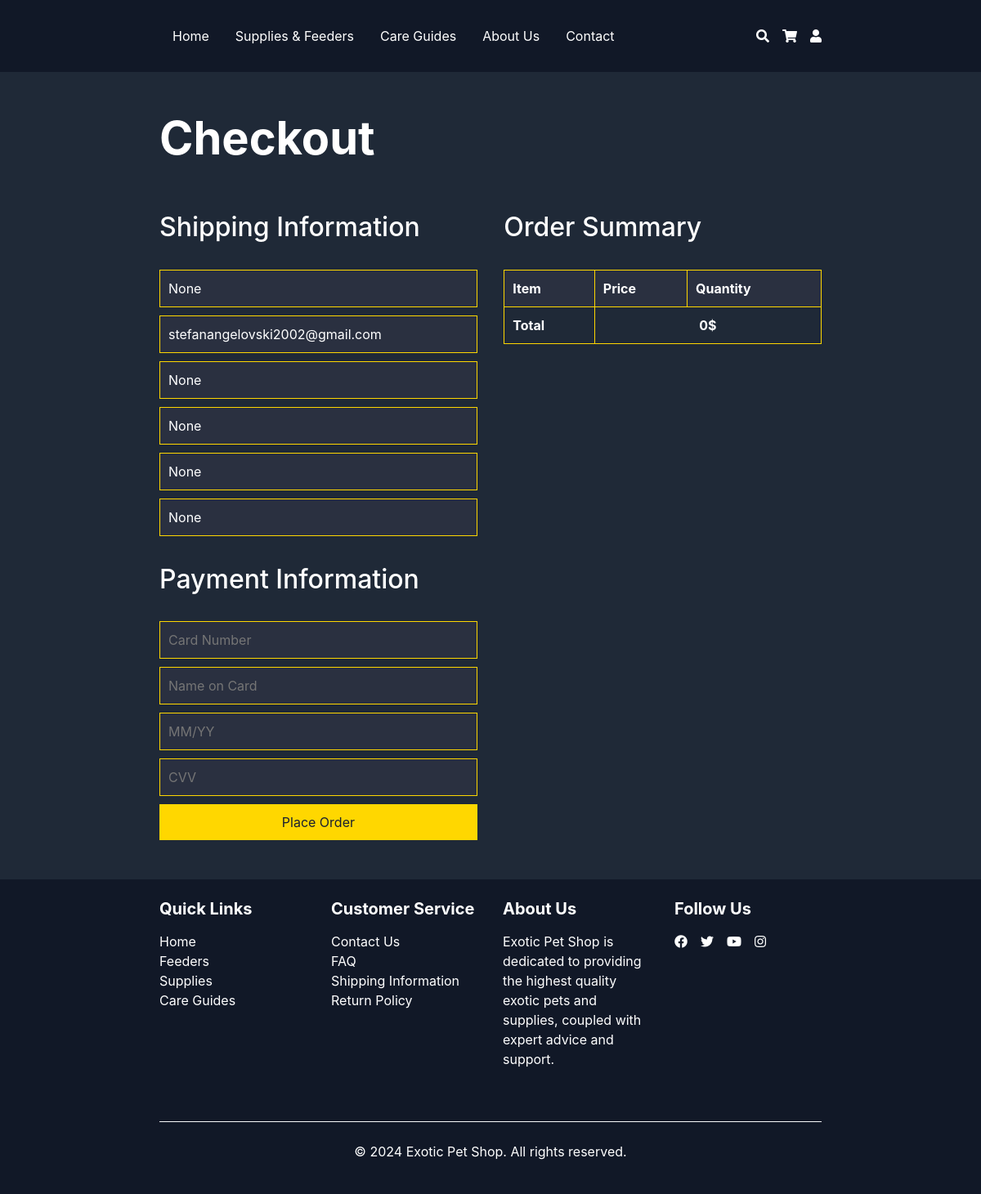
Before: /cart/ (signed in) with the older database file.
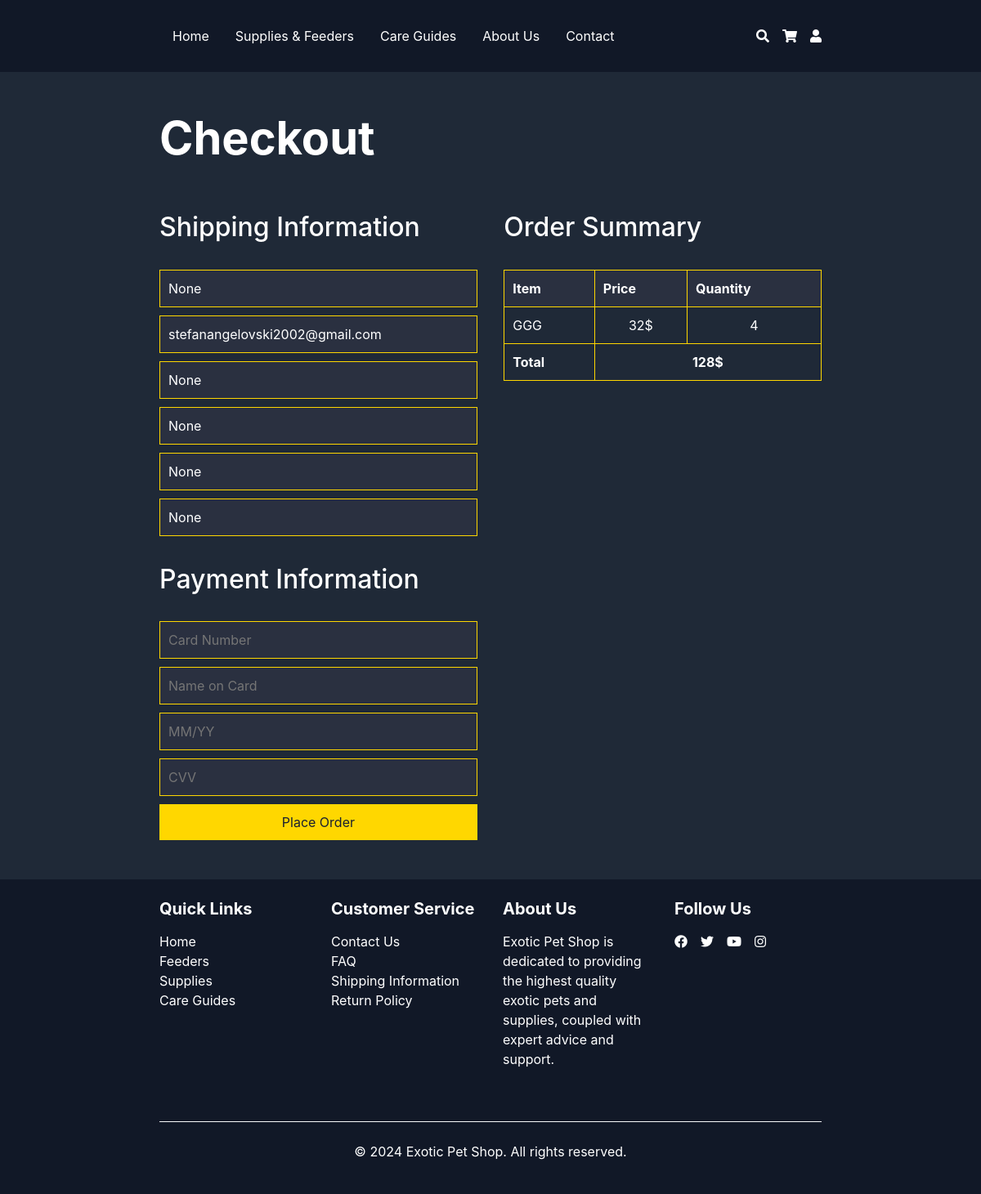
After: the same page with the newer database file.
### Store/models.py (models this page shows, shortened)
class Cart(models.Model):
    user = models.OneToOneField(User, on_delete=models.CASCADE, default=None)
    total_price = models.DecimalField(max_digits=6, decimal_places=2, default=0)

class CartItem(models.Model):
    SEX_CHOICES = [
        ('M', 'Male'),
        ('F', 'Female'),
    ]
    cart = models.ForeignKey(Cart, on_delete=models.CASCADE, related_name='items', null=True)
    animal = models.ForeignKey(Animal, on_delete=models.CASCADE, null=True, blank=True)
    supply = models.ForeignKey(Supplies, on_delete=models.CASCADE, null=True, blank=True)
    quantity = models.PositiveIntegerField(default=1)
    age = models.PositiveIntegerField(null=True, blank=True)
    sex = models.CharField(max_length=1, choices=SEX_CHOICES, null=True, blank=True)

class Animal(models.Model):
    common_name = models.CharField(max_length=200, null=True, blank=True)
    scientific_name = models.CharField(max_length=200, null=True, blank=True)
    image = models.ImageField(upload_to='animals/', null=True, blank=True, storage=MediaCloudinaryStorage())
    price = models.DecimalField(max_digits=6, decimal_places=2, null=True, blank=True)
    description = CKEditor5Field('Description', null=True, blank=True)
    category = models.ForeignKey(Category, on_delete=models.SET_NULL, null=True, blank=True)

### Store/views.py (the view)
# urls.py: path('cart/', views.display_cart, name='cart'),
@login_required
def display_cart(request):
    user = request.user
    user_profile, created = UserProfile.objects.get_or_create(user=user)
    cart, created = Cart.objects.get_or_create(user=request.user)
    cart_items = cart.items.all()
    return render(request, 'cart.html', {'cart_items': cart_items, 'cart': cart, "user_profile": user_profile})

### templates/cart.html (shortened to what this page needs)
{% extends 'layout.html' %}
{% load static %}
{% block content %}
<link rel="stylesheet" type="text/css" href="{% static '/css/cart.css' %}">
<div class="container py-5">
    <h1 class="mb-8 display-4 font-weight-bold pb-5">Checkout</h1>
    <div class="checkout-container">
        <div class="checkout-form">
        <h2 class="pb-4">Shipping Information</h2>
            <form id="checkout-form" method="POST" action="{% url 'Store:place_order' %}">
                <input type="text" name="name" placeholder="Full Name" value="{{ user_profile.shipping_name }}" readonly>
                <input type="email" name="email" placeholder="Email Address" value="{{ request.user.email }}" readonly>
                <input type="text" name="address" placeholder="Street Address" value="{{ user_profile.shipping_address }}" readonly>
                <input type="text" name="city" placeholder="City" value="{{ user_profile.shipping_city }}" readonly>
                <input type="text" name="state" placeholder="State/Province" value="{{ user_profile.shipping_state }}" readonly>
                <input type="text" name="zip" placeholder="ZIP/Postal Code" value="{{ user_profile.shipping_zip }}" readonly>
                <h2 class="py-4">Payment Information</h2>
                <input type="text" name="card-number" placeholder="Card Number" required>
                <input type="text" name="card-name" placeholder="Name on Card" required>
                <input type="text" name="expiry" placeholder="MM/YY" required>
                <input type="text" name="cvv" placeholder="CVV" required>
                <button type="submit">Place Order</button>
            </form>
        </div>
        <div class="order-summary">
            <h2 class="pb-4">Order Summary</h2>
            <table>
                <thead>
                    <tr>
                        <th>Item</th>
                        <th>Price</th>
                        <th>Quantity</th>
                    </tr>
                </thead>
                <tbody id="order-items">
                    {% for cart_item in cart_items %}
                        {% if cart_item.animal %}
                        <tr>
                            <td>{{ cart_item.animal.common_name }}</td>
                            <td class="text-center">{{ cart_item.animal.price|floatformat:0 }}$</td>
                            <td class="text-center">{{ cart_item.quantity }}</td>
                        </tr>
                        {% endif %}
                    {% endfor %}
                </tbody>
                <tfoot>
                    <tr>
                        <td><strong>Total</strong></td>
                        <td colspan="2" class="text-center"><strong>{{ cart.total_price|floatformat:0 }}$</strong></td>
                    </tr>
                </tfoot>
            </table>
        </div>
    </div>
</div>
{% endblock %}

Changed rows visible on the page:
added CartItem: animal.common_name "GGG", animal.price "32", quantity "4"
changed Cart: total_price "0" → "128"
